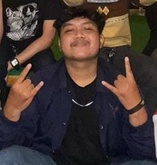
#> input picture gambar/fadil.jpg, 157 x 165 px, shrunk from 259 x 272 before the run
$ python '5.FEATURE DETECTION AND MATCHING.py'
#> lines starting #> are read from the running program, lines starting #| are printed output that depends on the picture
#Contoh Script untuk feature detection and Matching
# Modifikasi script ini untuk mencoba metode yang berbeda

import numpy as np
import cv2
from matplotlib import pyplot as plt

# Gunakan gambar yang ada pada laptop masing-masing
img1 = cv2.imread('gambar/fadil.jpg') # gambar yang dituju
#> img1 is the input picture: shape (165, 157, 3); mean B, G, R 50.8, 54.4, 67.7
img2 = cv2.imread('gambar/wirus.jpg') # gambar yang dicari
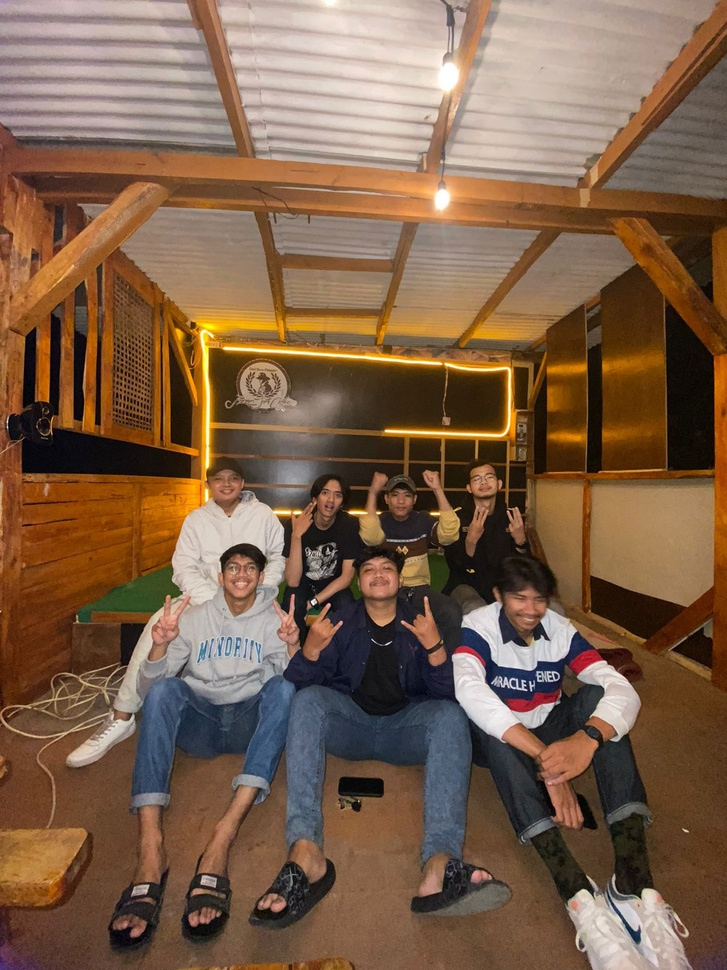
#> input picture gambar/wirus.jpg, 727 x 970 px, shrunk from 1200 x 1600 before the run
#> img2 is the input picture: shape (970, 727, 3); mean B, G, R 73.5, 95.9, 124.4
gray1= cv2.cvtColor(img1,cv2.COLOR_BGR2GRAY)
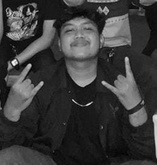
#> gray1: shape (165, 157); min 2, max 251, mean 58
gray2= cv2.cvtColor(img2,cv2.COLOR_BGR2GRAY)
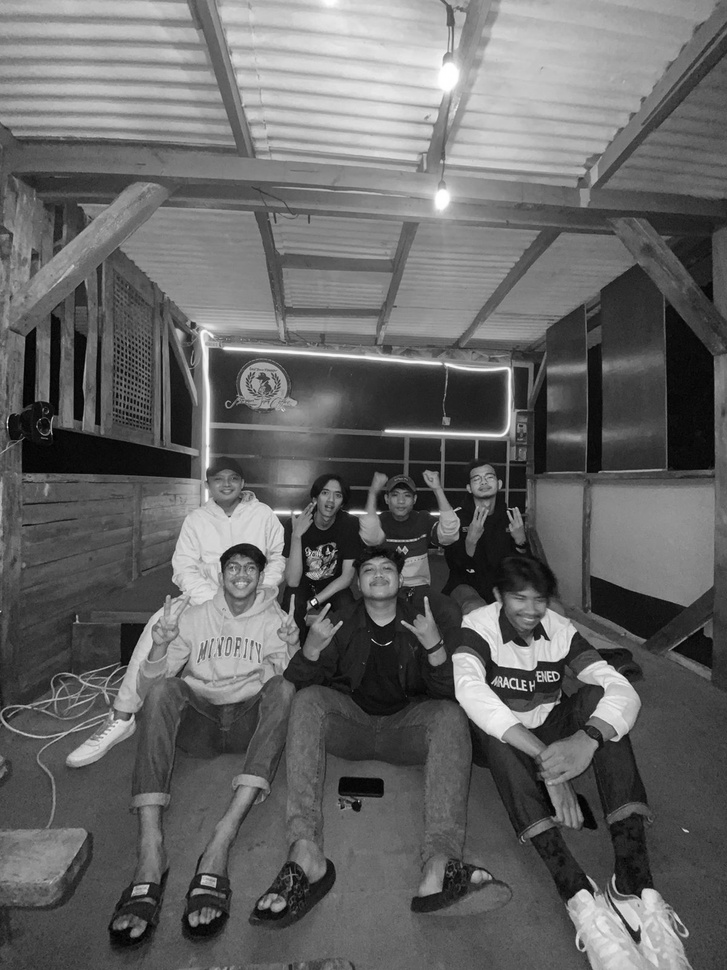
#> gray2: shape (970, 727); min 0, max 255, mean 101.8
# Menggunakan Detector SIFT
sift = cv2.SIFT_create()

# Mencari Keypoint dengan SIFT
kp1, des1 = sift.detectAndCompute(gray1,None)
#> kp1 = 185 keypoints; strongest (x, y, size): (29, 66, 3), (126, 59, 2.8), (103, 83, 2.7), (41, 83, 2.8)
kp2, des2 = sift.detectAndCompute(gray2,None)
#> kp2 = 2966 keypoints; strongest (x, y, size): (313, 602, 3.5), (483, 620, 20.8), (551, 678, 1.9), (352, 512, 4.1)

# Melakukan Matching dari hasil deteksi keypoints menggunakan
# BruteForce Matcher
bf = cv2.BFMatcher()
matches = bf.knnMatch(des1,des2, k=2)
#> matches = 185 matches

# Uji rasio matching sederhana
good = []
for m,n in matches:
   if m.distance < 0.5*n.distance:
      good.append([m])
#> after the loop, good = 100 matches
img3 = None

# menggambar hasil match pada gambar baru (IMG3)
img3 = cv2.drawMatchesKnn(img1,kp1,img2,kp2,good,img3,flags=2)
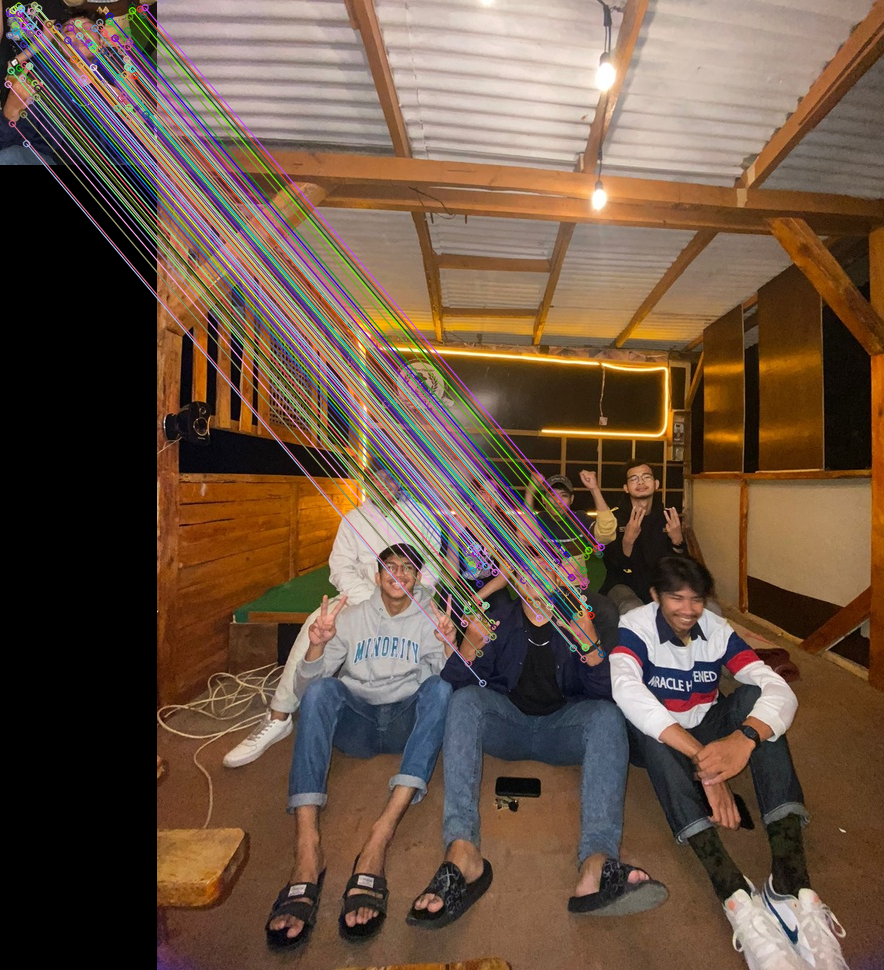
#> img3: shape (970, 884, 3); mean B, G, R 68, 84.4, 106.5
plt.imshow(cv2.cvtColor(img3, cv2.COLOR_BGR2RGB)),
plt.show()
